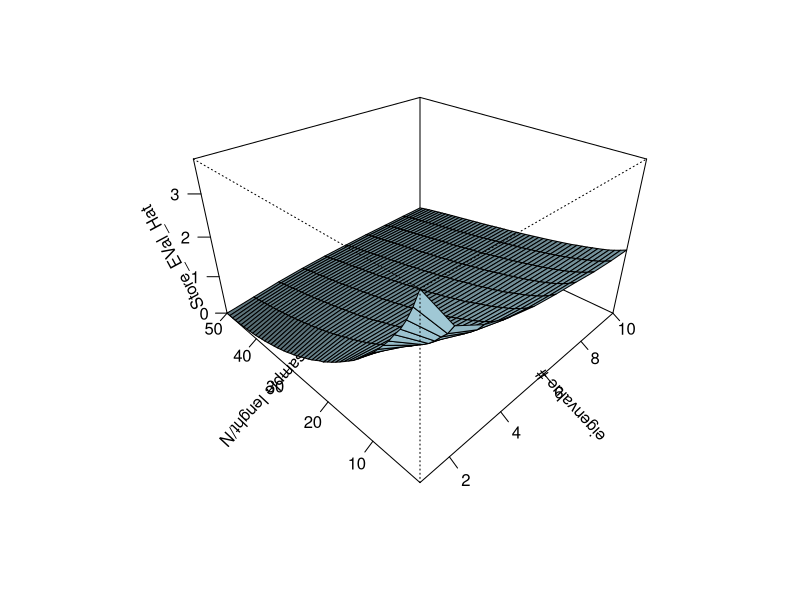

This figure's R source:
library(mvtnorm)

#'This script displays the sample eigenvalues dispersion phenomenon, as described in A. Meucci,
#'"Risk and Asset Allocation", Springer, 2005,  Chapter 4.
#'
#' @references
#' \url{http://symmys.com/node/170}
#' See Meucci's script for "S_EigenValueDispersion.m"
#'
#' @author Xavier Valls \email{flamejat@@gmail.com}

##################################################################################################################
### Inputs

N = 50;
SampleLenght = seq( N , 10 * N, N)
nSim = 50;

##################################################################################################################
### Generate mesh and surface

Mu = matrix( 0, N, 1 );
Sigma= diag( 1, N );

# compute true eigenvalues
Eigen = eigen(Sigma);
Index = order( -( Eigen$values ));
EVec  = Eigen$vectors[ , Index ];
EVal  = diag( Eigen$Values[ Index, Index ]);

# compute eigenvalues of sample estimator
nSampleLenght = length( SampleLenght );
Store_EVal_Hat = matrix( NaN, nSampleLenght, N ); # preallocation for speed
for( i in 1 : nSampleLenght )
 {  
    T = SampleLenght[ i ];
    EVal_Hat = 0;
    for( n in 1 : nSim )
    {
        X = rmvnorm( T, Mu, Sigma );
        Sigma_Hat = cov( X );
        L = eigen( Sigma_Hat )$values;
        Index = order(-(L));
        L = L[ Index];

        EVal_Hat = EVal_Hat + L;
    }
    EVal_Hat = EVal_Hat / nSim;

    Store_EVal_Hat[ i, ] = t(EVal_Hat);
}

##################################################################################################################
### Display surface
dev.new();

persp( SampleLenght/N, 1 :N , Store_EVal_Hat,
    theta = 7 * 45, phi = 30, expand=0.6, col='lightblue', shade=0.75, ltheta=120, 
    ticktype='detailed', xlab = "eigenvalue #", ylab = "sample lenght/N");

